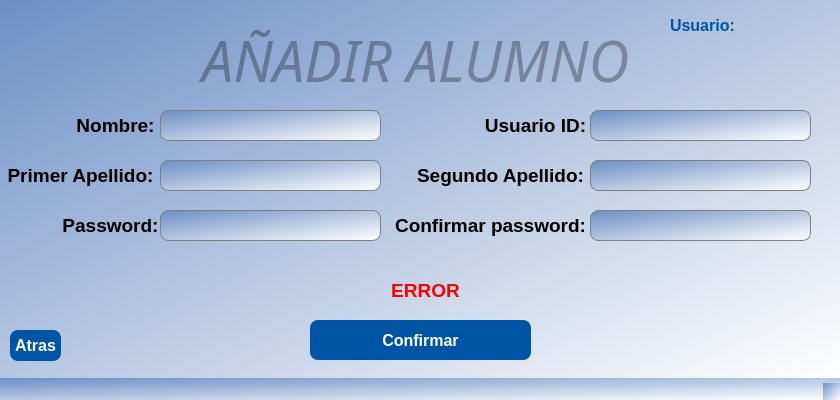
<?xml version="1.0" encoding="UTF-8"?>
<ui version="4.0">
 <class>addAlumnoWindow</class>
 <widget class="QMainWindow" name="addAlumnoWindow">
  <property name="geometry">
   <rect>
    <x>0</x>
    <y>0</y>
    <width>840</width>
    <height>400</height>
   </rect>
  </property>
  <property name="windowTitle">
   <string>MainWindow</string>
  </property>
  <property name="styleSheet">
   <string notr="true">background-color: qlineargradient(spread:pad, x1:0, y1:0, x2:1, y2:1, stop:0 rgba(108, 143, 196, 255), stop:1 rgba(255, 255, 255, 255));</string>
  </property>
  <widget class="QWidget" name="centralwidget">
   <widget class="QLabel" name="label_alumnoAddUserID">
    <property name="geometry">
     <rect>
      <x>480</x>
      <y>110</y>
      <width>111</width>
      <height>31</height>
     </rect>
    </property>
    <property name="maximumSize">
     <size>
      <width>16777215</width>
      <height>16777215</height>
     </size>
    </property>
    <property name="font">
     <font>
      <pointsize>14</pointsize>
      <bold>true</bold>
     </font>
    </property>
    <property name="styleSheet">
     <string notr="true">background-color:transparent;</string>
    </property>
    <property name="text">
     <string>Usuario ID:</string>
    </property>
    <property name="alignment">
     <set>Qt::AlignmentFlag::AlignCenter</set>
    </property>
   </widget>
   <widget class="QLineEdit" name="input_alumnoAddFirstName">
    <property name="geometry">
     <rect>
      <x>160</x>
      <y>160</y>
      <width>221</width>
      <height>31</height>
     </rect>
    </property>
    <property name="maximumSize">
     <size>
      <width>16777215</width>
      <height>16777215</height>
     </size>
    </property>
    <property name="font">
     <font>
      <pointsize>14</pointsize>
      <italic>false</italic>
     </font>
    </property>
    <property name="styleSheet">
     <string notr="true">border-radius:8px;
border: 1px solid gray;
</string>
    </property>
    <property name="text">
     <string/>
    </property>
    <property name="alignment">
     <set>Qt::AlignmentFlag::AlignLeading|Qt::AlignmentFlag::AlignLeft|Qt::AlignmentFlag::AlignVCenter</set>
    </property>
    <property name="placeholderText">
     <string/>
    </property>
   </widget>
   <widget class="QLabel" name="label_title_alumno">
    <property name="geometry">
     <rect>
      <x>10</x>
      <y>20</y>
      <width>811</width>
      <height>81</height>
     </rect>
    </property>
    <property name="font">
     <font>
      <family>Snap ITC</family>
      <pointsize>42</pointsize>
      <italic>true</italic>
     </font>
    </property>
    <property name="styleSheet">
     <string notr="true">background-color:transparent;
color: rgba(0, 0, 0, 0.3); </string>
    </property>
    <property name="text">
     <string>AÑADIR ALUMNO</string>
    </property>
    <property name="alignment">
     <set>Qt::AlignmentFlag::AlignCenter</set>
    </property>
   </widget>
   <widget class="QLineEdit" name="input_alumnoAddSecondName">
    <property name="geometry">
     <rect>
      <x>590</x>
      <y>160</y>
      <width>221</width>
      <height>31</height>
     </rect>
    </property>
    <property name="maximumSize">
     <size>
      <width>16777215</width>
      <height>16777215</height>
     </size>
    </property>
    <property name="font">
     <font>
      <pointsize>12</pointsize>
      <italic>false</italic>
     </font>
    </property>
    <property name="styleSheet">
     <string notr="true">border-radius:8px;
border: 1px solid gray;
</string>
    </property>
    <property name="text">
     <string/>
    </property>
    <property name="alignment">
     <set>Qt::AlignmentFlag::AlignLeading|Qt::AlignmentFlag::AlignLeft|Qt::AlignmentFlag::AlignVCenter</set>
    </property>
    <property name="placeholderText">
     <string/>
    </property>
   </widget>
   <widget class="QLabel" name="label_alumnoAddFirstName">
    <property name="geometry">
     <rect>
      <x>0</x>
      <y>160</y>
      <width>161</width>
      <height>31</height>
     </rect>
    </property>
    <property name="maximumSize">
     <size>
      <width>16777215</width>
      <height>16777215</height>
     </size>
    </property>
    <property name="font">
     <font>
      <pointsize>14</pointsize>
      <bold>true</bold>
     </font>
    </property>
    <property name="styleSheet">
     <string notr="true">background-color:transparent;</string>
    </property>
    <property name="text">
     <string>Primer Apellido:</string>
    </property>
    <property name="alignment">
     <set>Qt::AlignmentFlag::AlignCenter</set>
    </property>
   </widget>
   <widget class="QLabel" name="label_alumnoAddSecondName">
    <property name="geometry">
     <rect>
      <x>410</x>
      <y>160</y>
      <width>181</width>
      <height>31</height>
     </rect>
    </property>
    <property name="maximumSize">
     <size>
      <width>16777215</width>
      <height>16777215</height>
     </size>
    </property>
    <property name="font">
     <font>
      <pointsize>14</pointsize>
      <bold>true</bold>
     </font>
    </property>
    <property name="styleSheet">
     <string notr="true">background-color:transparent;</string>
    </property>
    <property name="text">
     <string>Segundo Apellido:</string>
    </property>
    <property name="alignment">
     <set>Qt::AlignmentFlag::AlignCenter</set>
    </property>
   </widget>
   <widget class="QLabel" name="label_alumnoAddConfirmPassword_2">
    <property name="geometry">
     <rect>
      <x>390</x>
      <y>210</y>
      <width>201</width>
      <height>31</height>
     </rect>
    </property>
    <property name="maximumSize">
     <size>
      <width>16777215</width>
      <height>16777215</height>
     </size>
    </property>
    <property name="font">
     <font>
      <pointsize>14</pointsize>
      <bold>true</bold>
     </font>
    </property>
    <property name="styleSheet">
     <string notr="true">background-color:transparent;</string>
    </property>
    <property name="text">
     <string>Confirmar password:</string>
    </property>
    <property name="alignment">
     <set>Qt::AlignmentFlag::AlignCenter</set>
    </property>
   </widget>
   <widget class="QLabel" name="addErrorMsgAlumno">
    <property name="geometry">
     <rect>
      <x>190</x>
      <y>270</y>
      <width>471</width>
      <height>41</height>
     </rect>
    </property>
    <property name="font">
     <font>
      <pointsize>14</pointsize>
      <bold>true</bold>
     </font>
    </property>
    <property name="styleSheet">
     <string notr="true">background-color:transparent;
color:red;</string>
    </property>
    <property name="text">
     <string>ERROR</string>
    </property>
    <property name="alignment">
     <set>Qt::AlignmentFlag::AlignCenter</set>
    </property>
   </widget>
   <widget class="QLineEdit" name="input_alumnoAddPassword">
    <property name="geometry">
     <rect>
      <x>160</x>
      <y>210</y>
      <width>221</width>
      <height>31</height>
     </rect>
    </property>
    <property name="maximumSize">
     <size>
      <width>16777215</width>
      <height>16777215</height>
     </size>
    </property>
    <property name="font">
     <font>
      <pointsize>14</pointsize>
      <italic>false</italic>
     </font>
    </property>
    <property name="styleSheet">
     <string notr="true">border-radius:8px;
border: 1px solid gray;
</string>
    </property>
    <property name="text">
     <string/>
    </property>
    <property name="alignment">
     <set>Qt::AlignmentFlag::AlignLeading|Qt::AlignmentFlag::AlignLeft|Qt::AlignmentFlag::AlignVCenter</set>
    </property>
    <property name="placeholderText">
     <string/>
    </property>
   </widget>
   <widget class="QLabel" name="label_alumnoAddPassword">
    <property name="geometry">
     <rect>
      <x>60</x>
      <y>210</y>
      <width>101</width>
      <height>31</height>
     </rect>
    </property>
    <property name="maximumSize">
     <size>
      <width>16777215</width>
      <height>16777215</height>
     </size>
    </property>
    <property name="font">
     <font>
      <pointsize>14</pointsize>
      <bold>true</bold>
     </font>
    </property>
    <property name="styleSheet">
     <string notr="true">background-color:transparent;</string>
    </property>
    <property name="text">
     <string>Password:</string>
    </property>
    <property name="alignment">
     <set>Qt::AlignmentFlag::AlignCenter</set>
    </property>
   </widget>
   <widget class="QLineEdit" name="input_alumnoAddUserID">
    <property name="geometry">
     <rect>
      <x>590</x>
      <y>110</y>
      <width>221</width>
      <height>31</height>
     </rect>
    </property>
    <property name="maximumSize">
     <size>
      <width>16777215</width>
      <height>16777215</height>
     </size>
    </property>
    <property name="font">
     <font>
      <pointsize>12</pointsize>
      <italic>false</italic>
     </font>
    </property>
    <property name="styleSheet">
     <string notr="true">border-radius:8px;
border: 1px solid gray;
</string>
    </property>
    <property name="text">
     <string/>
    </property>
    <property name="alignment">
     <set>Qt::AlignmentFlag::AlignLeading|Qt::AlignmentFlag::AlignLeft|Qt::AlignmentFlag::AlignVCenter</set>
    </property>
    <property name="placeholderText">
     <string/>
    </property>
   </widget>
   <widget class="QLineEdit" name="input_alumnoAddName">
    <property name="geometry">
     <rect>
      <x>160</x>
      <y>110</y>
      <width>221</width>
      <height>31</height>
     </rect>
    </property>
    <property name="maximumSize">
     <size>
      <width>16777215</width>
      <height>16777215</height>
     </size>
    </property>
    <property name="font">
     <font>
      <pointsize>14</pointsize>
      <italic>false</italic>
     </font>
    </property>
    <property name="styleSheet">
     <string notr="true">border-radius:8px;
border: 1px solid gray;
</string>
    </property>
    <property name="text">
     <string/>
    </property>
    <property name="alignment">
     <set>Qt::AlignmentFlag::AlignLeading|Qt::AlignmentFlag::AlignLeft|Qt::AlignmentFlag::AlignVCenter</set>
    </property>
    <property name="placeholderText">
     <string/>
    </property>
   </widget>
   <widget class="QLineEdit" name="input_alumnoAddConfirmPassword">
    <property name="geometry">
     <rect>
      <x>590</x>
      <y>210</y>
      <width>221</width>
      <height>31</height>
     </rect>
    </property>
    <property name="maximumSize">
     <size>
      <width>16777215</width>
      <height>16777215</height>
     </size>
    </property>
    <property name="font">
     <font>
      <pointsize>12</pointsize>
      <italic>false</italic>
     </font>
    </property>
    <property name="styleSheet">
     <string notr="true">border-radius:8px;
border: 1px solid gray;
</string>
    </property>
    <property name="text">
     <string/>
    </property>
    <property name="alignment">
     <set>Qt::AlignmentFlag::AlignLeading|Qt::AlignmentFlag::AlignLeft|Qt::AlignmentFlag::AlignVCenter</set>
    </property>
    <property name="placeholderText">
     <string/>
    </property>
   </widget>
   <widget class="QLabel" name="label_alumnoAddName">
    <property name="geometry">
     <rect>
      <x>70</x>
      <y>110</y>
      <width>91</width>
      <height>31</height>
     </rect>
    </property>
    <property name="maximumSize">
     <size>
      <width>16777215</width>
      <height>16777215</height>
     </size>
    </property>
    <property name="font">
     <font>
      <pointsize>14</pointsize>
      <bold>true</bold>
     </font>
    </property>
    <property name="styleSheet">
     <string notr="true">background-color:transparent;</string>
    </property>
    <property name="text">
     <string>Nombre:</string>
    </property>
    <property name="alignment">
     <set>Qt::AlignmentFlag::AlignCenter</set>
    </property>
   </widget>
   <widget class="QPushButton" name="btn_confirm_alumno">
    <property name="geometry">
     <rect>
      <x>310</x>
      <y>320</y>
      <width>221</width>
      <height>40</height>
     </rect>
    </property>
    <property name="font">
     <font>
      <pointsize>12</pointsize>
      <italic>false</italic>
      <bold>true</bold>
     </font>
    </property>
    <property name="cursor">
     <cursorShape>PointingHandCursor</cursorShape>
    </property>
    <property name="mouseTracking">
     <bool>true</bool>
    </property>
    <property name="tabletTracking">
     <bool>false</bool>
    </property>
    <property name="focusPolicy">
     <enum>Qt::FocusPolicy::StrongFocus</enum>
    </property>
    <property name="styleSheet">
     <string notr="true">QPushButton {
background-color: rgb(0, 84, 166);
color: rgb(255, 255, 255);
border-radius:8px;
}
QPushButton:hover {
background-color:white;
color:rgb(0, 84, 166);
}
QPushButton:pressed  {
background-color: rgb(0, 84, 166);
color: rgb(255, 255, 255);
}
</string>
    </property>
    <property name="text">
     <string>Confirmar</string>
    </property>
   </widget>
   <widget class="QPushButton" name="btn_back_alumno_add">
    <property name="geometry">
     <rect>
      <x>10</x>
      <y>330</y>
      <width>51</width>
      <height>31</height>
     </rect>
    </property>
    <property name="font">
     <font>
      <pointsize>12</pointsize>
      <italic>false</italic>
      <bold>true</bold>
     </font>
    </property>
    <property name="cursor">
     <cursorShape>PointingHandCursor</cursorShape>
    </property>
    <property name="mouseTracking">
     <bool>true</bool>
    </property>
    <property name="tabletTracking">
     <bool>false</bool>
    </property>
    <property name="focusPolicy">
     <enum>Qt::FocusPolicy::NoFocus</enum>
    </property>
    <property name="styleSheet">
     <string notr="true">QPushButton {
background-color: rgb(0, 84, 166);
color: rgb(255, 255, 255);
border-radius:8px;
}
QPushButton:hover {
background-color:white;
color:rgb(0, 84, 166);
}
QPushButton:pressed  {
background-color: rgb(0, 84, 166);
color: rgb(255, 255, 255);
}
</string>
    </property>
    <property name="text">
     <string>Atras</string>
    </property>
   </widget>
   <widget class="QLabel" name="label_userOn">
    <property name="geometry">
     <rect>
      <x>670</x>
      <y>10</y>
      <width>151</width>
      <height>31</height>
     </rect>
    </property>
    <property name="font">
     <font>
      <pointsize>12</pointsize>
      <bold>true</bold>
     </font>
    </property>
    <property name="styleSheet">
     <string notr="true">QLabel {
background-color: transparent;
color:rgb(0, 84, 166);
}</string>
    </property>
    <property name="text">
     <string>Usuario:</string>
    </property>
   </widget>
  </widget>
  <widget class="QStatusBar" name="statusbar"/>
 </widget>
 <tabstops>
  <tabstop>input_alumnoAddName</tabstop>
  <tabstop>input_alumnoAddUserID</tabstop>
  <tabstop>input_alumnoAddFirstName</tabstop>
  <tabstop>input_alumnoAddSecondName</tabstop>
  <tabstop>input_alumnoAddPassword</tabstop>
  <tabstop>input_alumnoAddConfirmPassword</tabstop>
  <tabstop>btn_confirm_alumno</tabstop>
 </tabstops>
 <resources/>
 <connections/>
</ui>
